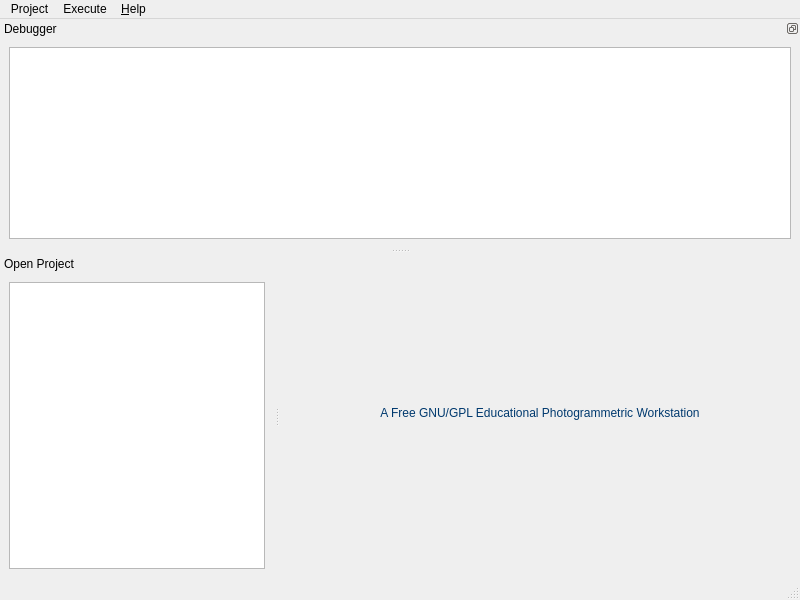
<?xml version="1.0" encoding="UTF-8"?>
<ui version="4.0">
 <class>ProjectMainWindow</class>
 <widget class="QMainWindow" name="ProjectMainWindow">
  <property name="geometry">
   <rect>
    <x>0</x>
    <y>0</y>
    <width>800</width>
    <height>600</height>
   </rect>
  </property>
  <property name="windowTitle">
   <string>efoto - Project Manager</string>
  </property>
  <property name="windowIcon">
   <iconset resource="../resource/resource.qrc">
    <normaloff>:/icon/WindowIcon.png</normaloff>:/icon/WindowIcon.png</iconset>
  </property>
  <property name="locale">
   <locale language="English" country="UnitedStates"/>
  </property>
  <widget class="QWidget" name="centralwidget">
   <property name="sizePolicy">
    <sizepolicy hsizetype="Expanding" vsizetype="Expanding">
     <horstretch>0</horstretch>
     <verstretch>0</verstretch>
    </sizepolicy>
   </property>
   <layout class="QGridLayout">
    <item row="0" column="0">
     <layout class="QGridLayout" name="gridLayoutTelaInicial">
      <item row="0" column="0">
       <widget class="QWidget" name="introWidget" native="true">
        <property name="autoFillBackground">
         <bool>false</bool>
        </property>
        <property name="styleSheet">
         <string notr="true">background-image: url(:/image/Pattern);</string>
        </property>
        <property name="locale">
         <locale language="English" country="UnitedStates"/>
        </property>
        <layout class="QHBoxLayout" name="horizontalLayout">
         <item>
          <spacer name="horizontalSpacer_3">
           <property name="orientation">
            <enum>Qt::Horizontal</enum>
           </property>
           <property name="sizeHint" stdset="0">
            <size>
             <width>40</width>
             <height>20</height>
            </size>
           </property>
          </spacer>
         </item>
         <item>
          <layout class="QVBoxLayout" name="verticalLayout">
           <item>
            <spacer name="verticalSpacer">
             <property name="orientation">
              <enum>Qt::Vertical</enum>
             </property>
             <property name="sizeHint" stdset="0">
              <size>
               <width>20</width>
               <height>40</height>
              </size>
             </property>
            </spacer>
           </item>
           <item>
            <widget class="QLabel" name="label">
             <property name="styleSheet">
              <string notr="true">background-image:url(:/)</string>
             </property>
             <property name="text">
              <string/>
             </property>
             <property name="pixmap">
              <pixmap resource="../resource/resource.qrc">:/image/logoefoto.png</pixmap>
             </property>
             <property name="alignment">
              <set>Qt::AlignCenter</set>
             </property>
            </widget>
           </item>
           <item>
            <widget class="QLabel" name="label_2">
             <property name="styleSheet">
              <string notr="true">background-image:url(:/); color:#00396e;</string>
             </property>
             <property name="locale">
              <locale language="English" country="UnitedStates"/>
             </property>
             <property name="text">
              <string>A Free GNU/GPL Educational Photogrammetric Workstation</string>
             </property>
             <property name="alignment">
              <set>Qt::AlignCenter</set>
             </property>
            </widget>
           </item>
           <item>
            <layout class="QHBoxLayout" name="horizontalLayout_2">
             <item>
              <spacer name="horizontalSpacer">
               <property name="orientation">
                <enum>Qt::Horizontal</enum>
               </property>
               <property name="sizeHint" stdset="0">
                <size>
                 <width>40</width>
                 <height>20</height>
                </size>
               </property>
              </spacer>
             </item>
             <item>
              <widget class="QLabel" name="label_4">
               <property name="styleSheet">
                <string notr="true">background-image: url(:/);</string>
               </property>
               <property name="text">
                <string/>
               </property>
               <property name="pixmap">
                <pixmap resource="../resource/resource.qrc">:/image/logouerj.png</pixmap>
               </property>
              </widget>
             </item>
             <item>
              <widget class="QLabel" name="label_3">
               <property name="styleSheet">
                <string notr="true">background-image: url(:/);</string>
               </property>
               <property name="text">
                <string/>
               </property>
               <property name="pixmap">
                <pixmap resource="../resource/resource.qrc">:/image/logobrazil.png</pixmap>
               </property>
              </widget>
             </item>
             <item>
              <spacer name="horizontalSpacer_2">
               <property name="orientation">
                <enum>Qt::Horizontal</enum>
               </property>
               <property name="sizeHint" stdset="0">
                <size>
                 <width>40</width>
                 <height>20</height>
                </size>
               </property>
              </spacer>
             </item>
            </layout>
           </item>
           <item>
            <spacer name="verticalSpacer_2">
             <property name="orientation">
              <enum>Qt::Vertical</enum>
             </property>
             <property name="sizeHint" stdset="0">
              <size>
               <width>20</width>
               <height>40</height>
              </size>
             </property>
            </spacer>
           </item>
          </layout>
         </item>
         <item>
          <spacer name="horizontalSpacer_4">
           <property name="orientation">
            <enum>Qt::Horizontal</enum>
           </property>
           <property name="sizeHint" stdset="0">
            <size>
             <width>40</width>
             <height>20</height>
            </size>
           </property>
          </spacer>
         </item>
        </layout>
       </widget>
      </item>
     </layout>
    </item>
   </layout>
  </widget>
  <widget class="QMenuBar" name="menubar">
   <property name="geometry">
    <rect>
     <x>0</x>
     <y>0</y>
     <width>800</width>
     <height>25</height>
    </rect>
   </property>
   <widget class="QMenu" name="menuProject">
    <property name="locale">
     <locale language="English" country="UnitedStates"/>
    </property>
    <property name="title">
     <string>Project</string>
    </property>
    <addaction name="actionNew"/>
    <addaction name="actionLoad_last_project"/>
    <addaction name="actionLoad_file"/>
    <addaction name="actionSave_file"/>
    <addaction name="actionSave_project"/>
    <addaction name="actionLoad_project"/>
    <addaction name="actionSave_file_as"/>
    <addaction name="separator"/>
    <addaction name="actionConnect_DB"/>
    <addaction name="actionDisconnect_DB"/>
    <addaction name="separator"/>
    <addaction name="actionImport"/>
    <addaction name="actionExport"/>
    <addaction name="separator"/>
    <addaction name="actionAudit"/>
    <addaction name="actionQuit"/>
   </widget>
   <widget class="QMenu" name="menuExecute">
    <property name="title">
     <string>Execute</string>
    </property>
    <addaction name="actionInterior_Orientation"/>
    <addaction name="actionSpatial_resection"/>
    <addaction name="actionFoto_Tri"/>
    <addaction name="actionStereo"/>
    <addaction name="actionDEMExtraction"/>
    <addaction name="actionOrtho_rectification"/>
    <addaction name="separator"/>
    <addaction name="actionPTReport"/>
    <addaction name="actionReport"/>
   </widget>
   <widget class="QMenu" name="menuHelp">
    <property name="title">
     <string>&amp;Help</string>
    </property>
    <addaction name="actionAbout"/>
   </widget>
   <addaction name="menuProject"/>
   <addaction name="menuExecute"/>
   <addaction name="menuHelp"/>
  </widget>
  <widget class="QStatusBar" name="statusbar"/>
  <widget class="QDockWidget" name="projectDockWidget">
   <property name="features">
    <set>QDockWidget::DockWidgetMovable</set>
   </property>
   <property name="allowedAreas">
    <set>Qt::LeftDockWidgetArea|Qt::RightDockWidgetArea</set>
   </property>
   <property name="windowTitle">
    <string>Open Project</string>
   </property>
   <attribute name="dockWidgetArea">
    <number>1</number>
   </attribute>
   <widget class="QWidget" name="dockWidgetContents">
    <layout class="QHBoxLayout">
     <item>
      <widget class="QTreeWidget" name="treeWidget">
       <property name="sizePolicy">
        <sizepolicy hsizetype="Preferred" vsizetype="Preferred">
         <horstretch>0</horstretch>
         <verstretch>0</verstretch>
        </sizepolicy>
       </property>
       <attribute name="headerVisible">
        <bool>false</bool>
       </attribute>
       <column>
        <property name="text">
         <string>New Project</string>
        </property>
       </column>
      </widget>
     </item>
    </layout>
   </widget>
  </widget>
  <widget class="QDockWidget" name="debuggerDockWidget">
   <property name="features">
    <set>QDockWidget::DockWidgetFloatable|QDockWidget::DockWidgetMovable</set>
   </property>
   <property name="windowTitle">
    <string>Debugger</string>
   </property>
   <attribute name="dockWidgetArea">
    <number>4</number>
   </attribute>
   <widget class="QWidget" name="dockWidgetContents_2">
    <layout class="QGridLayout" name="gridLayoutDebugger">
     <item row="0" column="0">
      <widget class="QTextEdit" name="debuggerTextEdit"/>
     </item>
    </layout>
   </widget>
  </widget>
  <action name="actionNew">
   <property name="text">
    <string>&amp;New</string>
   </property>
   <property name="shortcut">
    <string>Ctrl+N</string>
   </property>
  </action>
  <action name="actionSave_file_as">
   <property name="text">
    <string>Save file &amp;as</string>
   </property>
   <property name="shortcut">
    <string>Ctrl+A</string>
   </property>
  </action>
  <action name="actionConnect_DB">
   <property name="text">
    <string>Connect DB</string>
   </property>
   <property name="visible">
    <bool>false</bool>
   </property>
  </action>
  <action name="actionDisconnect_DB">
   <property name="text">
    <string>Disconnect DB</string>
   </property>
   <property name="visible">
    <bool>false</bool>
   </property>
  </action>
  <action name="actionExport">
   <property name="text">
    <string>Export</string>
   </property>
   <property name="visible">
    <bool>false</bool>
   </property>
  </action>
  <action name="actionImport">
   <property name="text">
    <string>Import</string>
   </property>
   <property name="visible">
    <bool>false</bool>
   </property>
  </action>
  <action name="actionAudit">
   <property name="text">
    <string>Audit</string>
   </property>
   <property name="visible">
    <bool>false</bool>
   </property>
  </action>
  <action name="actionHeader">
   <property name="text">
    <string>Header</string>
   </property>
  </action>
  <action name="actionTerrain">
   <property name="text">
    <string>Terrain</string>
   </property>
  </action>
  <action name="actionSensors">
   <property name="text">
    <string>Sensors</string>
   </property>
  </action>
  <action name="actionFlights">
   <property name="text">
    <string>Flights</string>
   </property>
  </action>
  <action name="actionBlocks">
   <property name="text">
    <string>Blocks</string>
   </property>
  </action>
  <action name="actionImages">
   <property name="text">
    <string>Images</string>
   </property>
  </action>
  <action name="actionPoints">
   <property name="text">
    <string>Points</string>
   </property>
  </action>
  <action name="actionInterior_Orientations">
   <property name="text">
    <string>Interior Orientations</string>
   </property>
  </action>
  <action name="actionExterior_Orientations">
   <property name="text">
    <string>Exterior Orientations</string>
   </property>
  </action>
  <action name="actionFeatures">
   <property name="text">
    <string>Features</string>
   </property>
  </action>
  <action name="actionOrthoretifications">
   <property name="text">
    <string>Orthoretifications</string>
   </property>
  </action>
  <action name="actionInterior_Orientation">
   <property name="text">
    <string>&amp;Interior Orientation</string>
   </property>
   <property name="shortcut">
    <string>Ctrl+I</string>
   </property>
  </action>
  <action name="actionSpatial_resection">
   <property name="text">
    <string>Spatial R&amp;esection</string>
   </property>
   <property name="toolTip">
    <string>Spatial Resection</string>
   </property>
   <property name="shortcut">
    <string>Ctrl+E</string>
   </property>
  </action>
  <action name="actionAbout">
   <property name="text">
    <string>About</string>
   </property>
  </action>
  <action name="actionSave_file">
   <property name="text">
    <string>&amp;Save file</string>
   </property>
   <property name="shortcut">
    <string>Ctrl+S</string>
   </property>
   <property name="visible">
    <bool>true</bool>
   </property>
  </action>
  <action name="actionLoad_file">
   <property name="text">
    <string>&amp;Open file</string>
   </property>
   <property name="shortcut">
    <string>Ctrl+O</string>
   </property>
   <property name="visible">
    <bool>true</bool>
   </property>
  </action>
  <action name="actionSave_project">
   <property name="text">
    <string>Save project</string>
   </property>
   <property name="visible">
    <bool>false</bool>
   </property>
  </action>
  <action name="actionLoad_project">
   <property name="text">
    <string>Load project</string>
   </property>
   <property name="visible">
    <bool>false</bool>
   </property>
  </action>
  <action name="actionExport_Stereo">
   <property name="text">
    <string>&amp;Export Stereo File</string>
   </property>
   <property name="toolTip">
    <string>Export a file to be used on Stereoplotter or DSM File</string>
   </property>
  </action>
  <action name="actionFoto_Tri">
   <property name="text">
    <string>Photo &amp;Triangulation</string>
   </property>
   <property name="shortcut">
    <string>Ctrl+T</string>
   </property>
  </action>
  <action name="actionDEMExtraction">
   <property name="text">
    <string>&amp;DSM-Extraction</string>
   </property>
   <property name="shortcut">
    <string>Ctrl+D</string>
   </property>
  </action>
  <action name="actionOrtho_rectification">
   <property name="text">
    <string>Ortho-&amp;Rectification</string>
   </property>
   <property name="toolTip">
    <string>Ortho-Rectification</string>
   </property>
   <property name="shortcut">
    <string>Ctrl+R</string>
   </property>
  </action>
  <action name="actionStereo">
   <property name="text">
    <string>Stereo &amp;Plotter</string>
   </property>
   <property name="shortcut">
    <string>Ctrl+P</string>
   </property>
  </action>
  <action name="actionReport">
   <property name="text">
    <string>Pro&amp;ject Report</string>
   </property>
   <property name="shortcut">
    <string>Ctrl+J</string>
   </property>
  </action>
  <action name="actionPTReport">
   <property name="text">
    <string>Photo-triangulation &amp;Full Report</string>
   </property>
   <property name="shortcut">
    <string>Ctrl+F</string>
   </property>
  </action>
  <action name="actionLoad_last_project">
   <property name="enabled">
    <bool>false</bool>
   </property>
   <property name="text">
    <string>&amp;Last project</string>
   </property>
   <property name="shortcut">
    <string>Ctrl+L</string>
   </property>
   <property name="visible">
    <bool>true</bool>
   </property>
  </action>
  <action name="actionQuit">
   <property name="text">
    <string>&amp;Quit</string>
   </property>
   <property name="shortcut">
    <string>Ctrl+Q</string>
   </property>
  </action>
 </widget>
 <resources>
  <include location="../resource/resource.qrc"/>
 </resources>
 <connections/>
</ui>
